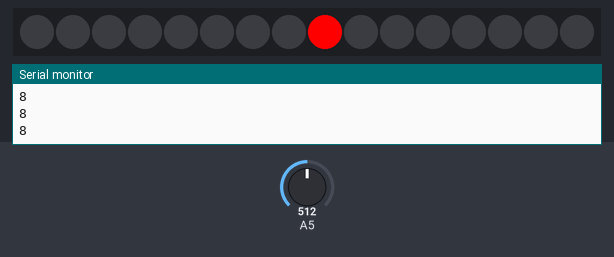
The sketch below on a simulated Arduino Uno, built with avr-gcc and run on an emulated ATmega328P. On the bench: 16 RGB LEDs in strip order, left to right, the last lines printed to the serial monitor. The inputs (shaded band) are chosen by the test bench; at power-on: A5 = 512.

Above: at 1.2 s.
1.3 s: A5 set to 716
At 1.9 s:
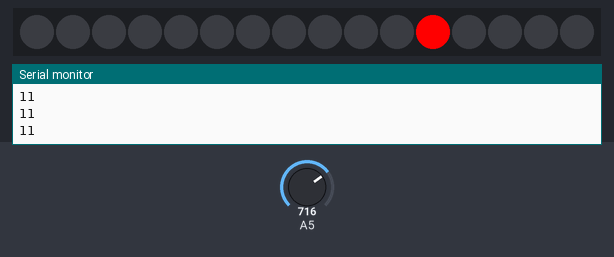
2.8 s: A5 set to 900
At 3.6 s:
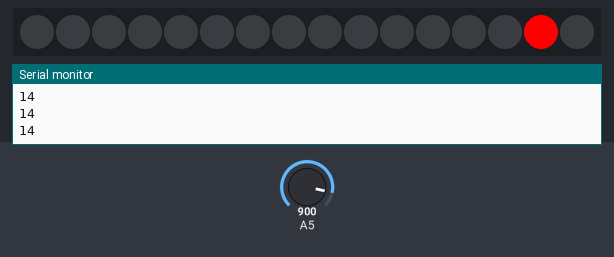
4.3 s: A5 set to 306
At 5.5 s:
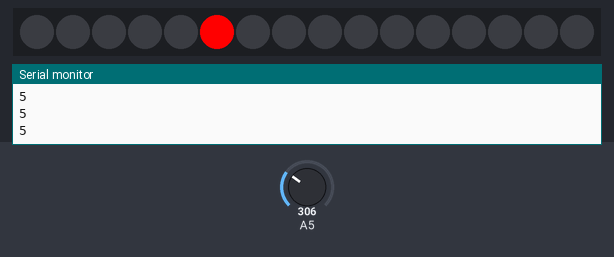
Timing chart, 0 to 7.3 s (numbered marks = the images above; inputs shaded):
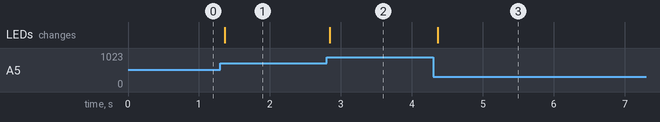

Measured:
- after the input at 1.3 s, the LEDs: change after 0.06 s (image 1)
- after the input at 2.8 s, the LEDs: change at once (image 2)
- after the input at 4.3 s, the LEDs: change after 0.07 s (image 3)

The sketch:

fastLEDpixelTest3.ino
```cpp
    // Simple NeoPixel test.  Lights just a few pixels at a time so a
    // 1m strip can safely be powered from Arduino 5V pin.  Arduino
    // may nonetheless hiccup when LEDs are first connected and not
    // accept code.  So upload code first, unplug USB, connect pixels
    // to GND FIRST, then +5V and digital pin 6, then re-plug USB.
    // A working strip will show a few pixels moving down the line,
    // cycling between red, green and blue.  If you get no response,
    // might be connected to wrong end of strip (the end wires, if
    // any, are no indication -- look instead for the data direction
    // arrows printed on the strip).


    #include <FastLED.h>
    #define LED_PIN    6
    #define NUM_LEDS 16


    CRGB leds[NUM_LEDS];


    int index = 0;

    int color = 0;

    void setup() {
      FastLED.addLeds<NEOPIXEL, LED_PIN>(leds, NUM_LEDS);
      //strip.begin();
      //strip.show();
      Serial.begin(9600);

    }

    void loop() {


      index = analogRead(5);

      color = map(index, 0, 1024, 0, 255);

      index = map(index, 0, 1024, 0, 17);
      //index = 5;

      Serial.println(index);

      //          CHSV(hue, saturation, brightness)
      //leds[index] = CHSV( color, 187, 75);
      leds[index] = CRGB::Red;
      FastLED.show();


       for (int i = 0; i < 16; i++) {
          if (i != index) {
              leds[i] = CRGB::Black;
              FastLED.show();
          }
      }
  }
```
